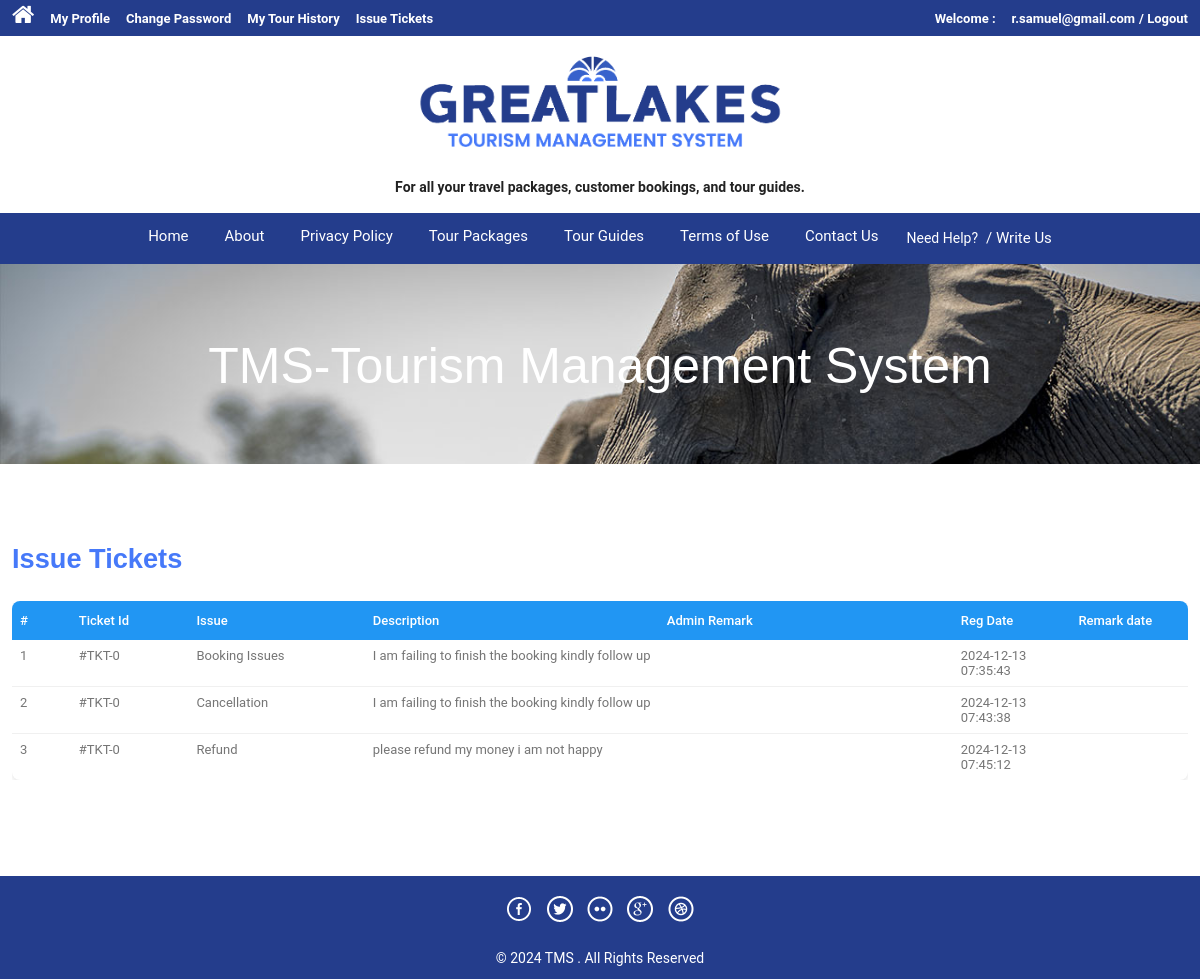
The app's page /issuetickets.php (signed in) with its own data.
### tables this page shows
CREATE TABLE IF NOT EXISTS `tblissues` (
  `id` int NOT NULL,
  `UserEmail` varchar(100) DEFAULT NULL,
  `Issue` varchar(100) DEFAULT NULL,
  `Description` mediumtext,
  `PostingDate` timestamp NULL DEFAULT CURRENT_TIMESTAMP,
  `AdminRemark` mediumtext,
  `AdminremarkDate` timestamp NULL DEFAULT NULL ON UPDATE CURRENT_TIMESTAMP
);

### issuetickets.php (the view, shortened to what this page needs)
<?php
include('includes/config.php');
if(strlen($_SESSION['login'])==0)
	{
header('location:index.php');
}
else{
?>
</head>
<body>
<div class="top-header">
<?php include('includes/header.php');?>
<div class="banner-1 ">
	<div class="container">
		<h1 class="wow zoomIn animated animated" data-wow-delay=".5s" style="visibility: visible; animation-delay: 0.5s; animation-name: zoomIn;">TMS-Tourism Management System</h1>
	</div>
</div>
<div class="privacy">
	<div class="container">
		<h3 class="wow fadeInDown animated animated" data-wow-delay=".5s" style="visibility: visible; animation-delay: 0.5s; animation-name: fadeInDown;">Issue Tickets</h3>
		<form name="chngpwd" method="post" onSubmit="return valid();">
	<p>
	<div class="table-responsive">
		<table class="custom-table">
			<thead>
				<tr>
					<th>#</th>
					<th>Ticket Id</th>
					<th>Issue</th>
					<th>Description</th>
					<th>Admin Remark</th>
					<th>Reg Date</th>
					<th>Remark date</th>
				</tr>
			</thead>
			<tbody>
			<?php
			$uemail=$_SESSION['login'];
			$sql = "SELECT * from tblissues where UserEmail=:uemail";
			$query = $dbh->prepare($sql);
			$query->bindParam(':uemail', $uemail, PDO::PARAM_STR);
			$query->execute();
			$results=$query->fetchAll(PDO::FETCH_OBJ);
			$cnt=1;
			if($query->rowCount() > 0)
			{
			foreach($results as $result)
			{	?>
				<tr>
					<td><?php echo htmlentities($cnt);?></td>
					<td>#TKT-<?php echo htmlentities($result->id);?></td>
					<td><?php echo htmlentities($result->Issue);?></td>
					<td><?php echo htmlentities($result->Description);?></td>
					<td><?php echo htmlentities($result->AdminRemark);?></td>
					<td><?php echo htmlentities($result->PostingDate);?></td>
					<td><?php echo htmlentities($result->AdminremarkDate);?></td>
				</tr>
				<?php $cnt=$cnt+1; }} ?>
			</tbody>
		</table>
	</div>
			</p>
			</form>
	</div>
</div>
<?php include('includes/footer.php');?>
</body>
</html>
<?php } ?>

### issuetickets.php (style rules this page uses)
.custom-table { width: 100%; background-color: #fff; border-collapse: collapse; border-radius: 8px; overflow: hidden; box-shadow: 0 2px 4px rgba(0,0,0,0.1); font-size: 13px; }
.custom-table thead { background-color: #2196F3; color: white; }
.custom-table th { padding: 12px 8px; text-align: left; font-weight: 500; }
.custom-table td { padding: 8px; border-bottom: 1px solid #f0f0f0; word-wrap: break-word; vertical-align: top; }
.custom-table tbody tr:last-child td { border-bottom: none; }
.custom-table th:nth-child(1), .custom-table td:nth-child(1) { width: 5%; }
.custom-table th:nth-child(2), .custom-table td:nth-child(2) { width: 10%; }
.custom-table th:nth-child(3), .custom-table td:nth-child(3) { width: 15%; }
.custom-table th:nth-child(4), .custom-table td:nth-child(4) { width: 25%; }
.custom-table th:nth-child(5), .custom-table td:nth-child(5) { width: 25%; }
.custom-table th:nth-child(6), .custom-table td:nth-child(6), .custom-table th:nth-child(7), .custom-table td:nth-child(7) { width: 10%; }

### records on screen
tblissues: id "0", Issue "Booking Issues", Description "I am failing to finish the booking kindly follow up", PostingDate "2024-12-13 07:35:43"
tblissues: id "0", Issue "Cancellation", Description "I am failing to finish the booking kindly follow up", PostingDate "2024-12-13 07:43:38"
tblissues: id "0", Issue "Refund", Description "please refund my money i am not happy", PostingDate "2024-12-13 07:45:12"

### other values on screen
$_SESSION['login'] "r.samuel@gmail.com"
